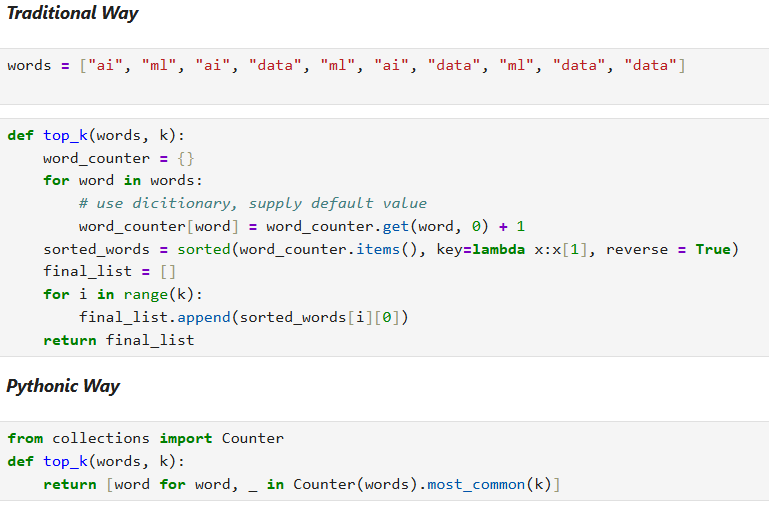
#> input picture sample.jpg, 769 x 509 px
$ jupyter execute Day3_Matrices_Practice.ipynb
#> lines starting #> are read from the running program, lines starting #| are printed output that depends on the picture
# 📘 Day 24: Matrices Practice Notebook

## 🎯 Objective
Understand matrices and their operations with real-world ML intuition.

## Step 1: Create Matrices

[cell 1]
# TODO: Import numpy
import numpy as np
# TODO: Create a 2x2 matrix
matrix1 = np.array([[1,2], [3,4]])
# TODO: Create a 3x3 matrix
matrix2 = np.array([[1,2,3], [4,5,6], [7,8,9]])

**Matrix = collection of vectors**

**Each row = one data point**

**Each column = one feature**

## Step 2: Matrix Shape & Size

[cell 2]
# TODO: Find shape of matrices
print('Matrix2 Shape', matrix2.shape)
# TODO: Find number of elements
num_features = matrix2.shape[1]
num_data_points = matrix2.shape[0]
num_elements = matrix2.size

print("Features:", num_features)
print("Data points:", num_data_points)
print("Total elements:", num_elements)

## Step 3: Matrix Addition & Subtraction

[cell 3]
matrix1 = np.array([[5,2,-1], [4,9,6], [7,3,9]])
matrix2 = np.array([[1,2,3], [7,-1,-6], [2,-5,6]])
# TODO: Add two matrices
add = matrix1 + matrix2
# TODO: Subtract two matrices
sub = matrix1 - matrix2

print('Addition=\n', add)
print('Subtraction=\n', sub)

## Step 4: Scalar Multiplication

[cell 4]
# TODO: Multiply matrix by a scalar
#Scalar = controls intensity of data
#Bigger → scaled up

#Fraction → scaled down

#Negative → sign flips
scalar = 2
matrix_scaled = scalar * matrix1

print('Scaled=\n', matrix_scaled)

## Step 5: Matrix Transpose

[cell 5]
# TODO: Transpose a matrix
#  Transpose = change perspective of data
#  Rows ↔ Features swap
# Transpose is used in:

# # Matrix multiplication
# Neural networks (weights)
# Data transformation
# Linear regression

matrix1 = np.array([[1,2,3], [4,5,6]])
print(matrix1.shape)
matrix1_T = matrix1.T
print(matrix1_T.shape)
matrix1_T_another = np.transpose(matrix1)
print(matrix1_T_another.shape)
print('Before Transpose=\n', matrix1)
print('After Transpose=\n', matrix1_T)

## Step 6: Indexing & Slicing

[cell 6]
# TODO: Access specific element
print(matrix1[1][2])
# TODO: Access a row
# access data point
print(matrix1[1])
# TODO: Access a column
# access feature
print(matrix1[:, 2])

## 🚀 Bonus Challenge
- Represent an image as a matrix
- Modify brightness (add scalar)
- Flip matrix using transpose

### Represent an image as a matrix

[cell 7]
#Image = matrix of pixel values

#Grayscale → 2D matrix

#Color → 3D matrix
from PIL import Image
import numpy as np

# Load image
img = Image.open("sample.jpg").convert('L')  # grayscale
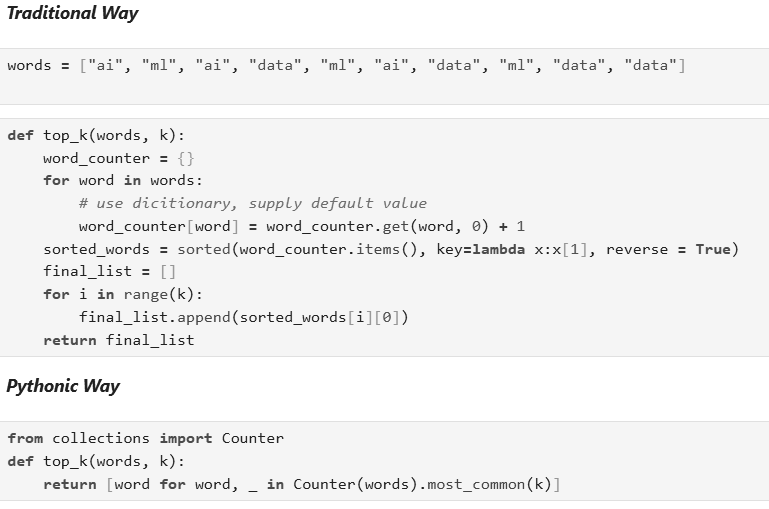
#> img: PIL image 769x509 L; min 29, max 255, mean 241.8

# Convert to matrix
img_matrix = np.array(img)

print(img_matrix.shape)
#| (509, 769)

### Add scalar → increase brightness
### Subtract scalar → decrease brightness

[cell 8]
bright_img = img_matrix + 50
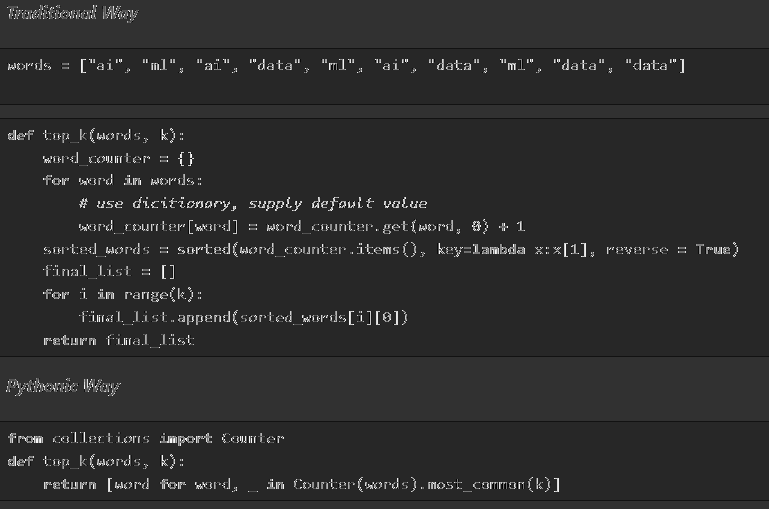
#> bright_img: shape (509, 769); min 0, max 255, mean 45.5

# Clip values (important!)
bright_img = np.clip(bright_img, 0, 255)


# Convert back to image
Image.fromarray(bright_img.astype('uint8')).show()

### Flip Image using Transpose

[cell 9]
transposed_img = img_matrix.T
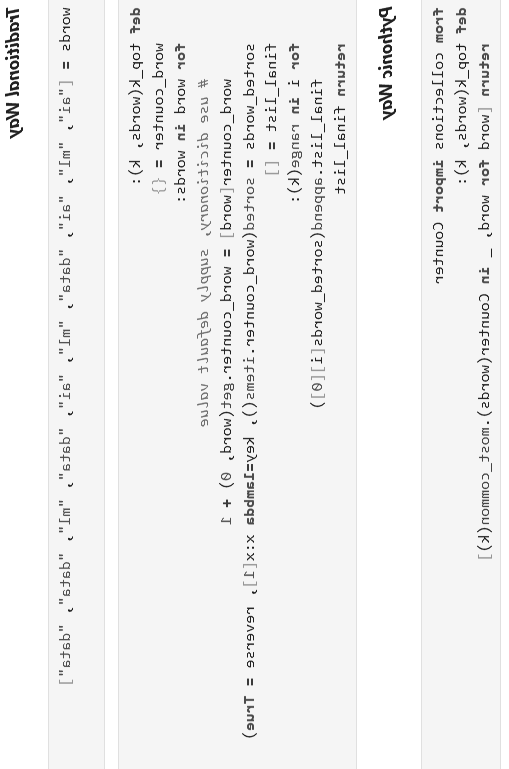
#> transposed_img: shape (769, 509); min 29, max 255, mean 241.8

Image.fromarray(transposed_img.astype('uint8')).show()
